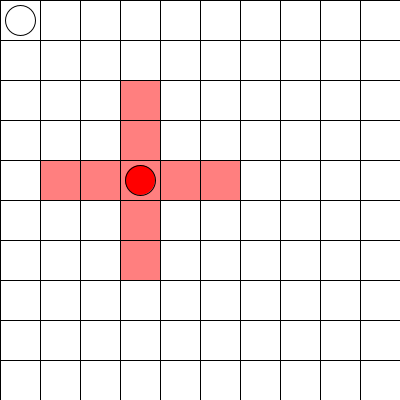
Frame 1 (no input)
Frame 60 (the mouse pressed at the canvas centre just before this capture): identical to frame 1, image omitted
Frame 120 (the mouse held since frame 60 and released just before this capture): identical to frame 1, image omitted

The Processing sketch that drew this single still picture (run headless with seeded random() and noise(); from frame 60 on, the mouse is pressed at the canvas centre):

// Processing sketch: week15_7_bomb_man_part4_smooth_move
// ── week15_7_bomb_man_part4_smooth_move.pde
// week15_7_bomb_man_part4_smooth_move
// 修改自 week15_6_bomb_man_part3_double
// 要知道炸彈在哪裡, 人碰到會爆炸
int bombI = 4, bombJ=3, userI = 0, userJ = 0;
int dI = 0, dJ = 0, dII = 0, dJJ = 0;
void setup(){
  size(400,400);
}
void draw(){
  for(int i=0; i<10; i++){
    for(int j=0; j<10; j++){
      fill(255);
      rect(j*40, i*40, 40, 40);
      if( abs(j-bombJ)<=2 && i==bombI) fill(255,0,0,128);
      else if( abs(i-bombI)<=2 && j==bombJ) fill(255,0,0,128);
      rect(j*40, i*40, 40, 40);
    }
  }
  fill(255,0,0);
  ellipse(bombJ*40+20, bombI*40+20, 30, 30);
  fill(255);
  ellipse(userJ*40+20 + dJ*t, userI*40+20 + dI*t, 30, 30);
  t++;
  if(t%41==40) {
    userJ += dJ;
    userI += dI;
    t=0;
    dI = dII;
    dJ = dJJ;
  }
  if(userJ==bombJ && userI==bombI) background(255,0,0, 128);
  if( abs(userJ-bombJ)<=2 && userI==bombI) background(255,0,0, 128);
  if( abs(userI-bombI)<=2 && userJ==bombJ) background(255,0,0, 128);
}
int t = 0;
void keyPressed(){
  if(keyCode==RIGHT) {dII = 0; dJJ = 1; } //userJ++;
  if(keyCode==LEFT) {dII = 0; dJJ = -1; } //userJ--;
  if(keyCode==UP) {dII = -1; dJJ = 0; } //userI--;
  if(keyCode==DOWN) {dII = 1; dJJ = 0; } //userI++;
}
void keyReleased(){
  dII = 0;
  dJJ = 0;
}
